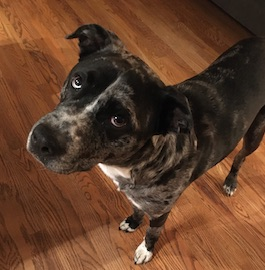
#> input picture part5-unsupervised-learning/pup.jpg, 265 x 270 px, found by its file name
$ python image_compression.py
#> lines starting #> are read from the running program, lines starting #| are printed output that depends on the picture
'''
Source/Attribution:
Imad Dabbura
https://gist.github.com/ImadDabbura/30bf36136221b1ef3ea99586a825c486#file-kmeans_plot_img_compression-py
'''

import pandas as pd
import numpy as np
import matplotlib.pyplot as plt
import matplotlib.image as mpimg
from sklearn.cluster import KMeans

# Read the image
img = mpimg.imread('part5-unsupervised-learning/pup.jpg')
#> img is the input picture: shape (270, 265, 3); mean R, G, B 98.5, 63.8, 42.5
print(img)
#> (printed output is left out)
img_size = img.shape
#> img_size = (270, 265, 3)
print(img_size)
#| (270, 265, 3)

X = img.reshape(img_size[0] * img_size[1], img_size[2])

# Run the Kmeans algorithm
km = KMeans(n_clusters=24, n_init = 10)
km.fit(X)

# Use the centroids to compress the image
X_compressed = km.cluster_centers_[km.labels_]
X_compressed = np.clip(X_compressed.astype('uint8'), 0, 255)

# Reshape X_recovered to have the same dimension as the original image 128 * 128 * 3
X_compressed = X_compressed.reshape(img_size[0], img_size[1], img_size[2])

# Plot the original and the compressed image next to each other
fig, ax = plt.subplots(1, 2, figsize = (5, 4))
ax[0].imshow(img)
ax[0].set_title('Original Image')
ax[1].imshow(X_compressed)
ax[1].set_title('Compressed Image')
# Turn off the axes
for ax in fig.axes:
    ax.axis('off')
plt.tight_layout()
plt.show()
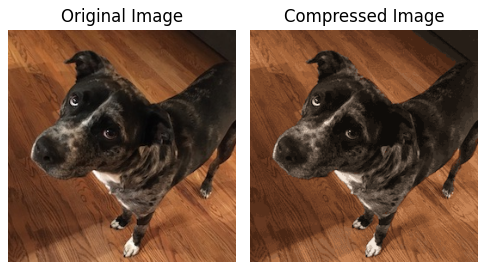
#> figure drawn by matplotlib, 2 panels
